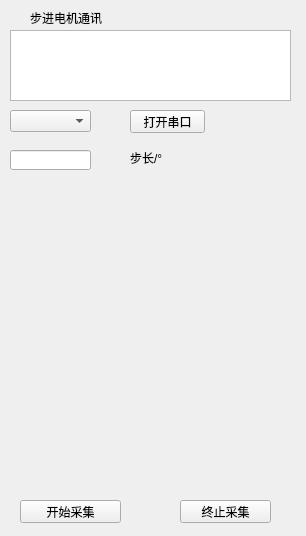
<?xml version="1.0" encoding="UTF-8"?>
<ui version="4.0">
 <class>Collecting</class>
 <widget class="QWidget" name="Collecting">
  <property name="geometry">
   <rect>
    <x>0</x>
    <y>0</y>
    <width>306</width>
    <height>536</height>
   </rect>
  </property>
  <property name="windowTitle">
   <string>Form</string>
  </property>
  <widget class="QPushButton" name="pushButton">
   <property name="geometry">
    <rect>
     <x>20</x>
     <y>500</y>
     <width>101</width>
     <height>23</height>
    </rect>
   </property>
   <property name="text">
    <string>开始采集</string>
   </property>
  </widget>
  <widget class="QLabel" name="label">
   <property name="geometry">
    <rect>
     <x>30</x>
     <y>10</y>
     <width>211</width>
     <height>16</height>
    </rect>
   </property>
   <property name="text">
    <string>步进电机通讯</string>
   </property>
  </widget>
  <widget class="QWidget" name="verticalLayoutWidget">
   <property name="geometry">
    <rect>
     <x>20</x>
     <y>200</y>
     <width>241</width>
     <height>291</height>
    </rect>
   </property>
   <layout class="QVBoxLayout" name="verticalLayout"/>
  </widget>
  <widget class="QPushButton" name="pushButton_2">
   <property name="geometry">
    <rect>
     <x>180</x>
     <y>500</y>
     <width>91</width>
     <height>23</height>
    </rect>
   </property>
   <property name="text">
    <string>终止采集</string>
   </property>
  </widget>
  <widget class="QComboBox" name="comboBox">
   <property name="geometry">
    <rect>
     <x>10</x>
     <y>110</y>
     <width>81</width>
     <height>22</height>
    </rect>
   </property>
  </widget>
  <widget class="QTextBrowser" name="textBrowser">
   <property name="geometry">
    <rect>
     <x>10</x>
     <y>30</y>
     <width>281</width>
     <height>71</height>
    </rect>
   </property>
  </widget>
  <widget class="QPushButton" name="pushButton_3">
   <property name="geometry">
    <rect>
     <x>130</x>
     <y>110</y>
     <width>75</width>
     <height>23</height>
    </rect>
   </property>
   <property name="text">
    <string>打开串口</string>
   </property>
  </widget>
  <widget class="QLineEdit" name="lineEdit">
   <property name="geometry">
    <rect>
     <x>10</x>
     <y>150</y>
     <width>81</width>
     <height>20</height>
    </rect>
   </property>
  </widget>
  <widget class="QLabel" name="label_2">
   <property name="geometry">
    <rect>
     <x>130</x>
     <y>150</y>
     <width>71</width>
     <height>16</height>
    </rect>
   </property>
   <property name="text">
    <string>步长/°</string>
   </property>
  </widget>
  <zorder>pushButton_2</zorder>
  <zorder>pushButton</zorder>
  <zorder>label</zorder>
  <zorder>verticalLayoutWidget</zorder>
  <zorder>comboBox</zorder>
  <zorder>textBrowser</zorder>
  <zorder>pushButton_3</zorder>
  <zorder>lineEdit</zorder>
  <zorder>label_2</zorder>
 </widget>
 <resources/>
 <connections>
  <connection>
   <sender>pushButton_2</sender>
   <signal>pressed()</signal>
   <receiver>Collecting</receiver>
   <slot>stopCollectButttonPush()</slot>
   <hints>
    <hint type="sourcelabel">
     <x>215</x>
     <y>506</y>
    </hint>
    <hint type="destinationlabel">
     <x>215</x>
     <y>427</y>
    </hint>
   </hints>
  </connection>
  <connection>
   <sender>pushButton</sender>
   <signal>clicked()</signal>
   <receiver>Collecting</receiver>
   <slot>startCollect()</slot>
   <hints>
    <hint type="sourcelabel">
     <x>77</x>
     <y>507</y>
    </hint>
    <hint type="destinationlabel">
     <x>130</x>
     <y>379</y>
    </hint>
   </hints>
  </connection>
  <connection>
   <sender>pushButton_3</sender>
   <signal>clicked()</signal>
   <receiver>Collecting</receiver>
   <slot>openClose()</slot>
   <hints>
    <hint type="sourcelabel">
     <x>173</x>
     <y>119</y>
    </hint>
    <hint type="destinationlabel">
     <x>249</x>
     <y>141</y>
    </hint>
   </hints>
  </connection>
 </connections>
 <slots>
  <slot>stopCollectButttonPush()</slot>
  <slot>startCollect()</slot>
  <slot>openClose()</slot>
 </slots>
</ui>
